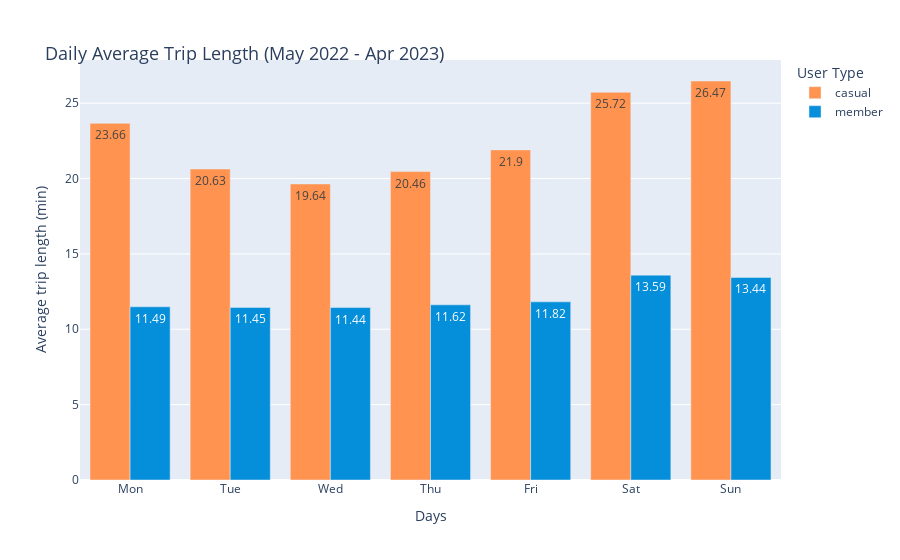

The cell this chart's notebook holds for it:
### Code cell
fig_8 = px.bar(df_pv13, x = 'day', y = 'avg_trip_min',
        color = 'member_casual',
        barmode='group',
        text = 'avg_trip_min', 
        labels = {'avg_trip_min': 'Average trip length (min)', 'member_casual': 'User Type', 'day': 'Days'},
        hover_name = 'member_casual', hover_data = {'member_casual': False, 'avg_trip_min': True}, 
        color_discrete_map = {'casual': '#FF934F', 'member': '#058ED9'})
fig_8.update_layout(
    title=dict(text="Daily Average Trip Length (May 2022 - Apr 2023)",font=dict(size=18), automargin=True, yref='paper')
)

### Figure 1 — Plotly figure (JSON) as saved in the notebook; plotly's stock layout.template omitted (floating-point values rounded to 4 significant figures)
{"data": [{"alignmentgroup": "True", "customdata": [["casual"], ["casual"], ["casual"], ["casual"], ["casual"], ["casual"], ["casual"]], "hovertemplate": "<b>%{hovertext}</b><br><br>Days=%{x}<br>Average trip length (min)=%{text}<extra></extra>", "hovertext": ["casual", "casual", "casual", "casual", "casual", "casual", "casual"], "legendgroup": "casual", "marker": {"color": "#FF934F", "pattern": {"shape": ""}}, "name": "casual", "offsetgroup": "casual", "orientation": "v", "showlegend": true, "text": [23.66, 20.63, 19.64, 20.46, 21.9, 25.72, 26.47], "textposition": "auto", "x": ["Mon", "Tue", "Wed", "Thu", "Fri", "Sat", "Sun"], "xaxis": "x", "y": [23.66, 20.63, 19.64, 20.46, 21.9, 25.72, 26.47], "yaxis": "y", "type": "bar"}, {"alignmentgroup": "True", "customdata": [["member"], ["member"], ["member"], ["member"], ["member"], ["member"], ["member"]], "hovertemplate": "<b>%{hovertext}</b><br><br>Days=%{x}<br>Average trip length (min)=%{text}<extra></extra>", "hovertext": ["member", "member", "member", "member", "member", "member", "member"], "legendgroup": "member", "marker": {"color": "#058ED9", "pattern": {"shape": ""}}, "name": "member", "offsetgroup": "member", "orientation": "v", "showlegend": true, "text": [11.49, 11.45, 11.44, 11.62, 11.82, 13.59, 13.44], "textposition": "auto", "x": ["Mon", "Tue", "Wed", "Thu", "Fri", "Sat", "Sun"], "xaxis": "x", "y": [11.49, 11.45, 11.44, 11.62, 11.82, 13.59, 13.44], "yaxis": "y", "type": "bar"}], "layout": {"xaxis": {"anchor": "y", "domain": [0, 1], "title": {"text": "Days"}, "type": "category", "range": [-0.5, 6.5], "autorange": true}, "yaxis": {"anchor": "x", "domain": [0, 1], "title": {"text": "Average trip length (min)"}, "type": "linear", "range": [0, 27.86], "autorange": true}, "legend": {"title": {"text": "User Type"}, "tracegroupgap": 0}, "margin": {"t": 60}, "barmode": "group", "title": {"font": {"size": 18}, "text": "Daily Average Trip Length (May 2022 - Apr 2023)", "automargin": true, "yref": "paper"}, "autosize": true}}
